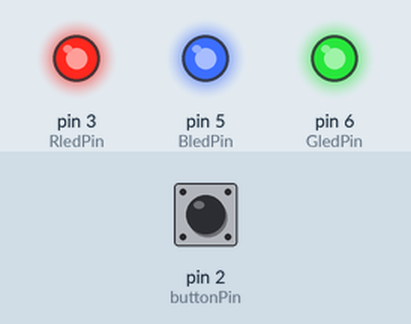
Recording of a sketch running on a simulated Arduino Uno, built with avr-gcc and run on an emulated ATmega328P. Parts: output pins drawn as LEDs (lit = HIGH). The test bench sets the inputs (shaded band); at power-on: pin 2 (buttonPin) LOW.

Above: at 1.2 s.
1.3 s: pin 2 (buttonPin) pulled HIGH for 0.15 s
At 2.8 s:
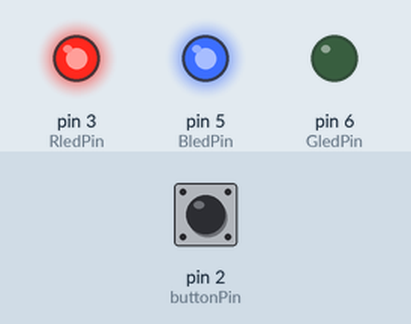
4.3 s: pin 2 (buttonPin) pulled HIGH for 1 s
At 5.45 s:
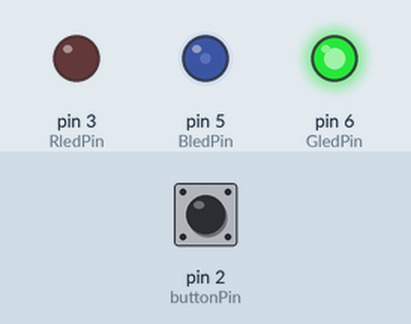
7.7 s: pin 2 (buttonPin) pulled HIGH for 0.15 s
At 8.19 s:
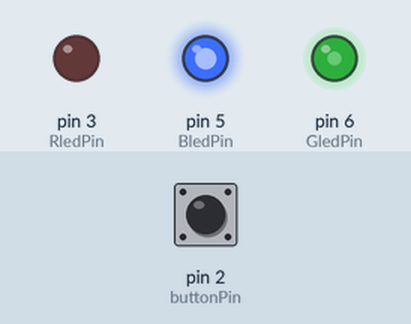
10.7 s: pin 2 (buttonPin) pulled HIGH for 3.2 s
At 12.0 s:
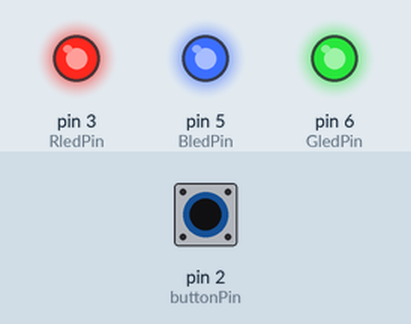
15.4 s: pin 2 (buttonPin) pulled HIGH for 0.15 s
At 16.9 s:
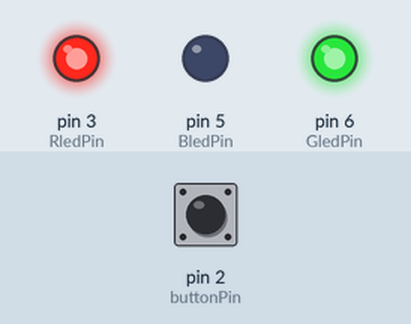
18.5 s: pin 2 (buttonPin) pulled HIGH for 1 s
At 19.65 s:
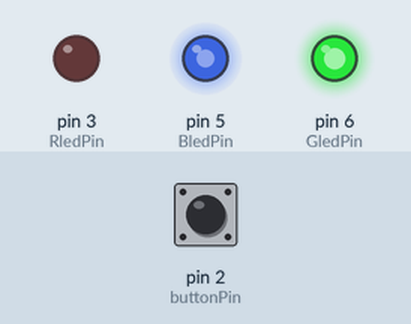
Timing chart, 0 to 22.5 s (numbered marks = the images above; inputs shaded):
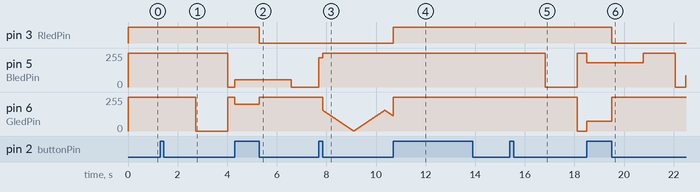

Measured:
- after the input at 1.3 s, pin 5 (BledPin): 255/255 → 0/255 after 2.7 s, → 54/255 0.28 s later; pin 6 (GledPin): 255/255 → 0/255 after 1.4 s, → 255/255 1.3 s later, → 201/255 0.28 s later
- after the input at 4.3 s, pin 3 (RledPin): HIGH → LOW after 1.0 s
- after the input at 7.7 s, pin 5 (BledPin): goes on until 7.9 s, then stays 255/255
- after the input at 10.7 s, pin 3 (RledPin): LOW → HIGH at once
- after the input at 15.4 s, pin 5 (BledPin): 255/255 → 0/255 after 1.4 s, → 255/255 1.3 s later, → 181/255 0.38 s later; pin 6 (GledPin): 255/255 → 0/255 after 2.7 s, → 74/255 0.38 s later
- after the input at 18.5 s, pin 3 (RledPin): HIGH → LOW after 1.0 s

The sketch:

HW.ino
```cpp
const int buttonPin = 2;  // the number of the pushbutton pin
const int RledPin = 3;    // the number of the R pin (PWM)
const int GledPin = 6;    // the number of the G pin (PWM) -> 改接至 D6
const int BledPin = 5;    // the number of the B pin (PWM)

// variables will change:
int buttonState = 0;      // variable for reading the pushbutton status
int ledcolor = 0;
bool ButtonPressed = false;

void setup() {
  // initialize the LED pin as an output:
  pinMode(RledPin, OUTPUT);
  pinMode(GledPin, OUTPUT);
  pinMode(BledPin, OUTPUT);
  // initialize the pushbutton pin as an input:
  pinMode(buttonPin, INPUT);

  // 初始化先關閉 LED（共陽極：255 為完全熄滅）
  analogWrite(RledPin, 255);
  analogWrite(GledPin, 255);
  analogWrite(BledPin, 255);
}

void loop() {
  // read the state of the pushbutton value:
  buttonState = digitalRead(buttonPin);

  // 按鈕按下判斷（搭配 ButtonPressed 避免連續跳色）
  if (buttonState == HIGH && !ButtonPressed) {
    ledcolor = ledcolor + 1;
    ButtonPressed = true;
  }
  if (buttonState == LOW && ButtonPressed) {
    ButtonPressed = false;
  }

  // --- 根據 ledcolor 切換不同相似色的漸層效果 ---

  if (ledcolor == 0) {
    // 全關 (LED OFF)
    analogWrite(RledPin, 255);
    analogWrite(GledPin, 255);
    analogWrite(BledPin, 255);

  } else if (ledcolor == 1) {
    // 綠 ⇄ 藍 漸變 (Green <-> Blue)
    // 1. 從綠色漸變成藍色
    for (int i = 0; i <= 255; i++) {
      if (digitalRead(buttonPin) == HIGH) break;
      analogWrite(RledPin, 255);
      analogWrite(GledPin, i);
      analogWrite(BledPin, 255 - i);
      delay(5);
    }
    // 2. 從藍色漸變回綠色
    for (int i = 0; i <= 255; i++) {
      if (digitalRead(buttonPin) == HIGH) break;
      analogWrite(RledPin, 255);        // R 關閉
      analogWrite(GledPin, 255 - i);    // G 逐漸變亮
      analogWrite(BledPin, i);          // B 逐漸變暗
      delay(5);
    }

  } else if (ledcolor == 2) {
    // 紅 ⇄ 紫 漸變 (Red <-> Purple)
    // 1. 從紅色漸變成紫色
    for (int i = 0; i <= 255; i++) {
      if (digitalRead(buttonPin) == HIGH) break;
      analogWrite(RledPin, 0);          // R 全亮
      analogWrite(GledPin, 255);        // G 關閉
      analogWrite(BledPin, 255 - i);    // B 逐漸加入，形成紫色
      delay(5);
    }
    // 2. 從紫色漸變回紅色
    for (int i = 0; i <= 255; i++) {
      if (digitalRead(buttonPin) == HIGH) break;
      analogWrite(RledPin, 0);          // R 全亮
      analogWrite(GledPin, 255);        // G 關閉
      analogWrite(BledPin, i);          // B 逐漸減少，回到紅色
      delay(5);
    }

  } else if (ledcolor == 3) {
    // 黃 ⇄ 橙 漸變 (Yellow <-> Orange)
    // 1. 從黃色漸變成橙色
    for (int i = 0; i <= 155; i++) {
      if (digitalRead(buttonPin) == HIGH) break;
      analogWrite(RledPin, 0);
      analogWrite(GledPin, i);
      analogWrite(BledPin, 255);
      delay(8);
    }
    // 2. 從橙色漸變回黃色
    for (int i = 155; i >= 0; i--) {
      if (digitalRead(buttonPin) == HIGH) break;
      analogWrite(RledPin, 0);
      analogWrite(GledPin, i);
      analogWrite(BledPin, 255);
      delay(8);
    }

  } else if (ledcolor == 4) {
    ledcolor = 0;
  }
}
```
